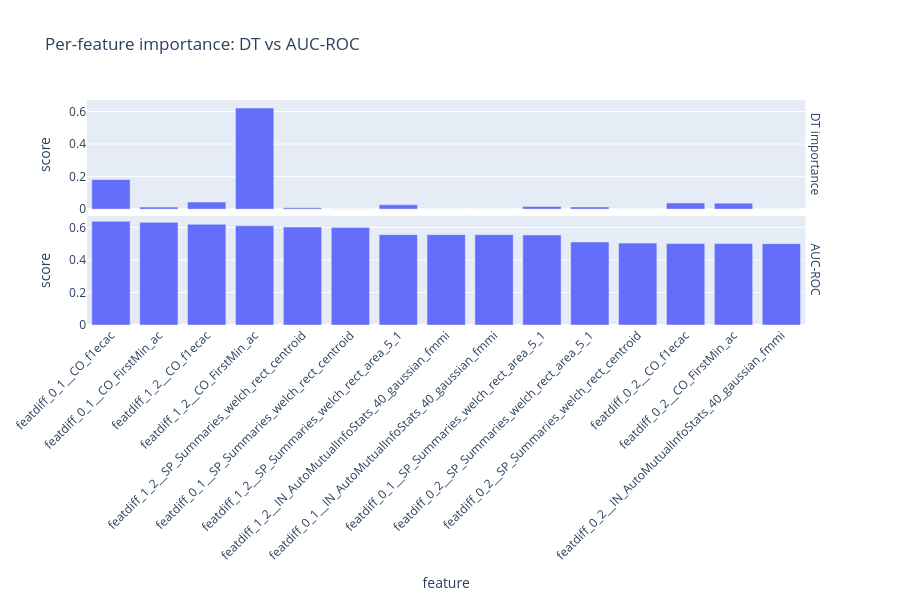

Notebook source saved alongside this figure:
### Code cell
import plotly.express as px
import pandas as pd

df = pd.DataFrame({
    "feature": pd.Series(feature_cols).str.replace("TmpRet__", "", regex=False),
    "DT importance": clf.feature_importances_,
    "AUC-ROC": roc_scores,
}).melt(id_vars="feature", var_name="metric", value_name="score")

order = (
    df[df["metric"] == "AUC-ROC"]
    .sort_values("score", ascending=False)["feature"].tolist()
)

fig = px.bar(
    df, x="feature", y="score",
    facet_row="metric",
    category_orders={"feature": order},
    title="Per-feature importance: DT vs AUC-ROC",
)
# fig.update_yaxes(matches=None)
fig.for_each_annotation(lambda a: a.update(text=a.text.split("=")[-1]))
fig.update_layout(xaxis_tickangle=-45, height=600)
fig.show()

### Figure 1 — Plotly figure (JSON) as saved in the notebook; plotly's stock layout.template omitted (floating-point values rounded to 4 significant figures)
{"data": [{"hovertemplate": "metric=DT importance<br>feature=%{x}<br>score=%{y}<extra></extra>", "legendgroup": "", "marker": {"color": "#636efa", "pattern": {"shape": ""}}, "name": "", "orientation": "v", "showlegend": false, "textposition": "auto", "type": "bar", "x": ["featdiff_0_1__CO_f1ecac", "featdiff_0_1__CO_FirstMin_ac", "featdiff_0_1__IN_AutoMutualInfoStats_40_gaussian_fmmi", "featdiff_0_1__SP_Summaries_welch_rect_area_5_1", "featdiff_0_1__SP_Summaries_welch_rect_centroid", "featdiff_0_2__CO_f1ecac", "featdiff_0_2__CO_FirstMin_ac", "featdiff_0_2__IN_AutoMutualInfoStats_40_gaussian_fmmi", "featdiff_0_2__SP_Summaries_welch_rect_area_5_1", "featdiff_0_2__SP_Summaries_welch_rect_centroid", "featdiff_1_2__CO_f1ecac", "featdiff_1_2__CO_FirstMin_ac", "featdiff_1_2__IN_AutoMutualInfoStats_40_gaussian_fmmi", "featdiff_1_2__SP_Summaries_welch_rect_area_5_1", "featdiff_1_2__SP_Summaries_welch_rect_centroid"], "xaxis": "x2", "y": [0.182, 0.01242, 0.0, 0.01617, 0.0002177, 0.03783, 0.03681, 0.0, 0.0135, 0.0004376, 0.04377, 0.6213, 0.0, 0.02667, 0.008862], "yaxis": "y2"}, {"hovertemplate": "metric=AUC-ROC<br>feature=%{x}<br>score=%{y}<extra></extra>", "legendgroup": "", "marker": {"color": "#636efa", "pattern": {"shape": ""}}, "name": "", "orientation": "v", "showlegend": false, "textposition": "auto", "type": "bar", "x": ["featdiff_0_1__CO_f1ecac", "featdiff_0_1__CO_FirstMin_ac", "featdiff_0_1__IN_AutoMutualInfoStats_40_gaussian_fmmi", "featdiff_0_1__SP_Summaries_welch_rect_area_5_1", "featdiff_0_1__SP_Summaries_welch_rect_centroid", "featdiff_0_2__CO_f1ecac", "featdiff_0_2__CO_FirstMin_ac", "featdiff_0_2__IN_AutoMutualInfoStats_40_gaussian_fmmi", "featdiff_0_2__SP_Summaries_welch_rect_area_5_1", "featdiff_0_2__SP_Summaries_welch_rect_centroid", "featdiff_1_2__CO_f1ecac", "featdiff_1_2__CO_FirstMin_ac", "featdiff_1_2__IN_AutoMutualInfoStats_40_gaussian_fmmi", "featdiff_1_2__SP_Summaries_welch_rect_area_5_1", "featdiff_1_2__SP_Summaries_welch_rect_centroid"], "xaxis": "x", "y": [0.6372, 0.631, 0.5552, 0.5535, 0.6001, 0.501, 0.5007, 0.5, 0.5103, 0.5034, 0.6191, 0.6104, 0.5553, 0.5553, 0.6019], "yaxis": "y"}], "layout": {"annotations": [{"font": {}, "showarrow": false, "text": "AUC-ROC", "textangle": 90, "x": 0.98, "xanchor": "left", "xref": "paper", "y": 0.2425, "yanchor": "middle", "yref": "paper"}, {"font": {}, "showarrow": false, "text": "DT importance", "textangle": 90, "x": 0.98, "xanchor": "left", "xref": "paper", "y": 0.7575, "yanchor": "middle", "yref": "paper"}], "barmode": "relative", "height": 600, "legend": {"tracegroupgap": 0}, "title": {"text": "Per-feature importance: DT vs AUC-ROC"}, "xaxis": {"anchor": "y", "categoryarray": ["featdiff_0_1__CO_f1ecac", "featdiff_0_1__CO_FirstMin_ac", "featdiff_1_2__CO_f1ecac", "featdiff_1_2__CO_FirstMin_ac", "featdiff_1_2__SP_Summaries_welch_rect_centroid", "featdiff_0_1__SP_Summaries_welch_rect_centroid", "featdiff_1_2__SP_Summaries_welch_rect_area_5_1", "featdiff_1_2__IN_AutoMutualInfoStats_40_gaussian_fmmi", "featdiff_0_1__IN_AutoMutualInfoStats_40_gaussian_fmmi", "featdiff_0_1__SP_Summaries_welch_rect_area_5_1", "featdiff_0_2__SP_Summaries_welch_rect_area_5_1", "featdiff_0_2__SP_Summaries_welch_rect_centroid", "featdiff_0_2__CO_f1ecac", "featdiff_0_2__CO_FirstMin_ac", "featdiff_0_2__IN_AutoMutualInfoStats_40_gaussian_fmmi"], "categoryorder": "array", "domain": [0, 0.98], "tickangle": -45, "title": {"text": "feature"}}, "xaxis2": {"anchor": "y2", "domain": [0, 0.98], "matches": "x", "showticklabels": false}, "yaxis": {"anchor": "x", "domain": [0, 0.485], "title": {"text": "score"}}, "yaxis2": {"anchor": "x2", "domain": [0.515, 1], "matches": "y", "title": {"text": "score"}}}}
